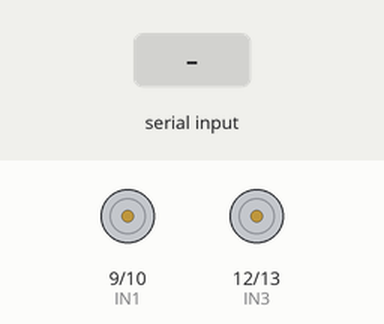
The sketch below on a simulated Arduino Uno, built with avr-gcc and run on an emulated ATmega328P. Shown: motor-driver pin pairs drawn as motors (green arrow = first pin HIGH = forward, orange = second pin HIGH = backward, longer = more drive, scaled by the enable pin). The test bench sets the inputs (shaded band).

Above: at 1.2 s.
1.3 s: "ETAT3\n" received over the second serial link
At 2.5 s:
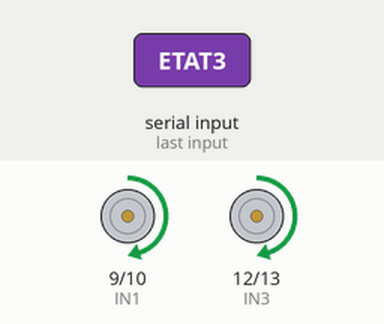
2.8 s: "ETAT5\n" received over the second serial link
At 3.6 s:
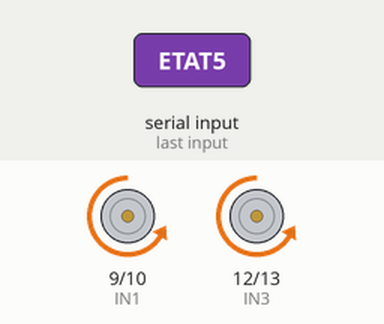
Timing chart, 0 to 7.3 s (numbered marks = the images above; inputs shaded):
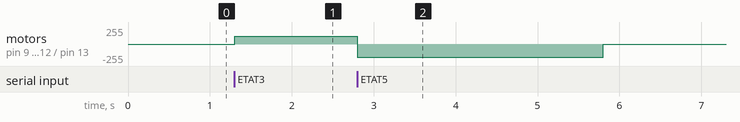

Measured:
- after the input at 1.3 s, motor on pin 9 (IN1) / pin 10 (IN2), motor on pin 12 (IN3) / pin 13 (IN4): stopped → forward 120/255 at once
- after the input at 2.8 s, motor on pin 9 (IN1) / pin 10 (IN2), motor on pin 12 (IN3) / pin 13 (IN4): forward 120/255 → backward 200/255 at once, → stopped 3.0 s later

The sketch:

esclave.ino
```cpp
//CODE SLAVE P2511
//JUIN 2025
//Mattéo Pozzo di Borgo


// ===================== LIBRAIRIES & OBJETS =====================
#include <Wire.h>
#include <MPU6050.h>
#include <SoftwareSerial.h>
MPU6050 mpu;
SoftwareSerial BT(7, 8);  // RX, TX

// ===================== PARAMÈTRES CALIBRABLES =====================
// PID
const float KP_SLAVE = 6.0;
const float KI_SLAVE = 0.02;
const float KD_SLAVE = 1.5;
const float alphaGyro = 0.80;  // pour filtrage exponentiel

// Vitesse et phases de l'état 3
const int vitessePont = 120;             // Phase 1 : passage du pont
const int vitesseRapide = 250;           // Phase 2 : vitesse max
const int vitesseFinale = 60;            // Phase 3 : approche lente avec détection bord
const unsigned long dureePont = 4000;    // Durée sans détection (sur le pont)
const unsigned long dureeRapide = 15000;  // Durée après le pont (vitesse rapide)

// Recul (ETAT5)
const unsigned long DUREE_RECUL = 3000;

// Ralentissement lors du bord
const int PAS_RALENTI_SLAVE = 10;
const unsigned long DELAI_RALENTI_SLAVE = 100;

// Fréquence d’envoi des angles (ETAT1 uniquement)
const unsigned long DELAI_ENVOI_ANGLE = 50;

// ===================== PINS =====================
#define ENA 3
#define ENB 5
#define IN1 9
#define IN2 10
#define IN3 12
#define IN4 13
#define SWITCH_BORD 4

// ===================== VARIABLES =====================
float angle = 0;
float integral = 0;
float lastError = 0;
unsigned long previousTime = 0;
unsigned long dernierEnvoi = 0;
unsigned long debutMouvement = 0;

bool envoyerAngles = false;
bool enMouvement = false;
int etatMouvement = 0;

// ===================== SETUP =====================
void setup() {
  BT.begin(9600);
  Wire.begin();
  mpu.initialize();
  while (!mpu.testConnection()) delay(500);

  pinMode(ENA, OUTPUT);
  pinMode(ENB, OUTPUT);
  pinMode(IN1, OUTPUT);
  pinMode(IN2, OUTPUT);
  pinMode(IN3, OUTPUT);
  pinMode(IN4, OUTPUT);
  pinMode(SWITCH_BORD, INPUT_PULLUP);

  arretMoteurs();
}

// ===================== LOOP =====================
void loop() {
  unsigned long now = millis();

  // Réception des commandes Bluetooth
  if (BT.available()) {
    String commande = BT.readStringUntil('\n');
    commande.trim();

    if (commande == "ETAT1") {
      envoyerAngles = true;

    } else if (commande == "STOP_ANGLE") {
      envoyerAngles = false;

    } else if (commande == "ETAT3") {
      etatMouvement = 3;
      enMouvement = true;
      envoyerAngles = false;
      debutMouvement = now;

    } else if (commande == "ETAT5") {
      etatMouvement = 5;
      enMouvement = true;
      envoyerAngles = false;
      debutMouvement = now;
      reculer();
    }
  }

  // Envoi régulier de l’angle (ETAT1)
  if (envoyerAngles && now - dernierEnvoi >= DELAI_ENVOI_ANGLE) {
    float taux = getTauxRotation();
    BT.print("G:");
    BT.println(taux);
    dernierEnvoi = now;
  }

  // Gestion des mouvements
  if (enMouvement && etatMouvement == 3) {
    gererAvanceEtat3(now);
  }

  if (enMouvement && etatMouvement == 5 && now - debutMouvement >= DUREE_RECUL) {
    arretMoteurs();
    BT.println("FIN_ETAT");
    enMouvement = false;
    etatMouvement = 0;
  }
}

// ===================== MOUVEMENT ÉTAT 3 =====================
void gererAvanceEtat3(unsigned long now) {
  unsigned long t = now - debutMouvement;
  unsigned long t1 = dureePont;
  unsigned long t2 = t1 + dureeRapide;

  if (t < t1) {
    avancerConstamment(vitessePont);

  } else if (t < t2) {
    avancerConstamment(vitesseRapide);

  } else {
    avancerConstamment(vitesseFinale);

    if (digitalRead(SWITCH_BORD) == LOW) {
      arretMoteurs();  // 🔧 arrêt net
      BT.println("FIN_ETAT");
      enMouvement = false;
      etatMouvement = 0;
    }
  }
}

// ===================== MOTEURS =====================
void avancerConstamment(int vit) {
  digitalWrite(IN1, HIGH);
  digitalWrite(IN2, LOW);
  digitalWrite(IN3, HIGH);
  digitalWrite(IN4, LOW);
  analogWrite(ENA, vit);
  analogWrite(ENB, vit);
}

void reculer() {
  digitalWrite(IN1, LOW);
  digitalWrite(IN2, HIGH);
  digitalWrite(IN3, LOW);
  digitalWrite(IN4, HIGH);
  analogWrite(ENA, 200);
  analogWrite(ENB, 200);
}

void ralentirEtArreter() {
  for (int v = vitesseRapide; v >= 0; v -= PAS_RALENTI_SLAVE) {
    avancerConstamment(v);
    delay(DELAI_RALENTI_SLAVE);
  }
  arretMoteurs();
}

void arretMoteurs() {
  digitalWrite(IN1, LOW);
  digitalWrite(IN2, LOW);
  digitalWrite(IN3, LOW);
  digitalWrite(IN4, LOW);
  analogWrite(ENA, 0);
  analogWrite(ENB, 0);
  digitalWrite(ENA, LOW);
  digitalWrite(ENB, LOW);
}

// ===================== MPU6050 =====================
float getTauxRotation() {
  int16_t ax, ay, az, gx, gy, gz;
  mpu.getMotion6(&ax, &ay, &az, &gx, &gy, &gz);
  return gy / 131.0;  // taux de rotation en °/s
}
```
